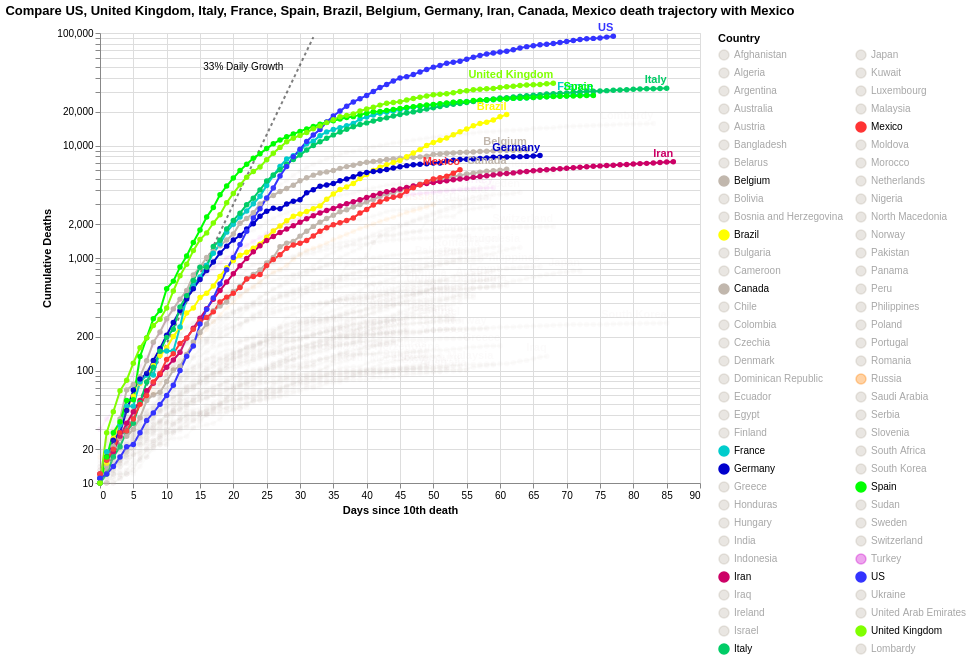

Source (Vega-Lite JSON):
### Vega specification from a JSON file in a GitHub repository (floating-point values rounded to 4 significant figures; data arrays with more than 128 entries replaced by an {"elided": "..."} marker saying what was removed)
{"$schema": "https://vega.github.io/schema/vega/v5.json", "background": "white", "padding": 5, "width": 600, "height": 450, "title": {"text": "Compare US, United Kingdom, Italy, France, Spain, Brazil, Belgium, Germany, Iran, Canada, Mexico death trajectory with Mexico", "frame": "group"}, "style": "cell", "data": [{"name": "selector001_store", "values": [{"unit": "layer_2_layer_0", "fields": [{"type": "E", "field": "Country", "hasLegend": true}], "values": ["US"]}, {"unit": "layer_2_layer_0", "fields": [{"type": "E", "field": "Country", "hasLegend": true}], "values": ["United Kingdom"]}, {"unit": "layer_2_layer_0", "fields": [{"type": "E", "field": "Country", "hasLegend": true}], "values": ["Italy"]}, {"unit": "layer_2_layer_0", "fields": [{"type": "E", "field": "Country", "hasLegend": true}], "values": ["France"]}, {"unit": "layer_2_layer_0", "fields": [{"type": "E", "field": "Country", "hasLegend": true}], "values": ["Spain"]}, {"unit": "layer_2_layer_0", "fields": [{"type": "E", "field": "Country", "hasLegend": true}], "values": ["Brazil"]}, {"unit": "layer_2_layer_0", "fields": [{"type": "E", "field": "Country", "hasLegend": true}], "values": ["Belgium"]}, {"unit": "layer_2_layer_0", "fields": [{"type": "E", "field": "Country", "hasLegend": true}], "values": ["Germany"]}, {"unit": "layer_2_layer_0", "fields": [{"type": "E", "field": "Country", "hasLegend": true}], "values": ["Iran"]}, {"unit": "layer_2_layer_0", "fields": [{"type": "E", "field": "Country", "hasLegend": true}], "values": ["Canada"]}, {"unit": "layer_2_layer_0", "fields": [{"type": "E", "field": "Country", "hasLegend": true}], "values": ["Mexico"]}, {"unit": "layer_2_layer_0", "fields": [{"type": "E", "field": "Country", "hasLegend": true}], "values": ["Mexico"]}]}, {"name": "data-0a6188da4b4d8d0acbf23ae2b2e41aa8", "values": [{"Days since 10th death": 0, "Confirmed Cases": 10}, {"Days since 10th death": 1, "Confirmed Cases": 13.3}, {"Days since 10th death": 2, "Confirmed Cases": 17.69}, {"Days since 10th death": 3, "Confirmed Cases": 23.53}, {"Days since 10th death": 4, "Confirmed Cases": 31.29}, {"Days since 10th death": 5, "Confirmed Cases": 41.62}, {"Days since 10th death": 6, "Confirmed Cases": 55.35}, {"Days since 10th death": 7, "Confirmed Cases": 73.61}, {"Days since 10th death": 8, "Confirmed Cases": 97.91}, {"Days since 10th death": 9, "Confirmed Cases": 130.2}, {"Days since 10th death": 10, "Confirmed Cases": 173.2}, {"Days since 10th death": 11, "Confirmed Cases": 230.3}, {"Days since 10th death": 12, "Confirmed Cases": 306.4}, {"Days since 10th death": 13, "Confirmed Cases": 407.4}, {"Days since 10th death": 14, "Confirmed Cases": 541.9}, {"Days since 10th death": 15, "Confirmed Cases": 720.7}, {"Days since 10th death": 16, "Confirmed Cases": 958.6}, {"Days since 10th death": 17, "Confirmed Cases": 1275.0}, {"Days since 10th death": 18, "Confirmed Cases": 1696.0}, {"Days since 10th death": 19, "Confirmed Cases": 2255.0}, {"Days since 10th death": 20, "Confirmed Cases": 2999.0}, {"Days since 10th death": 21, "Confirmed Cases": 3989.0}, {"Days since 10th death": 22, "Confirmed Cases": 5306.0}, {"Days since 10th death": 23, "Confirmed Cases": 7056.0}, {"Days since 10th death": 24, "Confirmed Cases": 9385.0}, {"Days since 10th death": 25, "Confirmed Cases": 12480.0}, {"Days since 10th death": 26, "Confirmed Cases": 16600.0}, {"Days since 10th death": 27, "Confirmed Cases": 22080.0}, {"Days since 10th death": 28, "Confirmed Cases": 29370.0}, {"Days since 10th death": 29, "Confirmed Cases": 39060.0}, {"Days since 10th death": 30, "Confirmed Cases": 51950.0}, {"Days since 10th death": 31, "Confirmed Cases": 69090.0}, {"Days since 10th death": 32, "Confirmed Cases": 91890.0}]}, {"name": "data-0d7f94a7204d7b03d11c98fe40c30a03", "format": {}, "values": {"elided": "3959 records"}}, {"name": "data_0", "source": "data-0a6188da4b4d8d0acbf23ae2b2e41aa8", "transform": [{"type": "formula", "expr": "toNumber(datum[\"Days since 10th death\"])", "as": "Days since 10th death"}]}, {"name": "data_1", "source": "data_0", "transform": [{"type": "filter", "expr": "(datum['Days since 10th death'] >= 32)"}, {"type": "filter", "expr": "isValid(datum[\"Days since 10th death\"]) && isFinite(+datum[\"Days since 10th death\"]) && isValid(datum[\"Confirmed Cases\"]) && isFinite(+datum[\"Confirmed Cases\"])"}]}, {"name": "data_2", "source": "data-0d7f94a7204d7b03d11c98fe40c30a03", "transform": [{"type": "formula", "expr": "toDate(datum[\"Date\"])", "as": "Date"}, {"type": "formula", "expr": "toNumber(datum[\"Days since 10th death\"])", "as": "Days since 10th death"}]}, {"name": "data_3", "source": "data_2", "transform": [{"type": "filter", "expr": "isValid(datum[\"Days since 10th death\"]) && isFinite(+datum[\"Days since 10th death\"]) && isValid(datum[\"Confirmed Cases\"]) && isFinite(+datum[\"Confirmed Cases\"])"}]}, {"name": "data_4", "source": "data_2", "transform": [{"type": "filter", "expr": "(datum['Date'] >= 1589932800000)"}, {"type": "filter", "expr": "isValid(datum[\"Days since 10th death\"]) && isFinite(+datum[\"Days since 10th death\"]) && isValid(datum[\"Confirmed Cases\"]) && isFinite(+datum[\"Confirmed Cases\"])"}]}], "signals": [{"name": "unit", "value": {}, "on": [{"events": "mousemove", "update": "isTuple(group()) ? group() : unit"}]}, {"name": "selector001_Country_legend", "on": [{"events": [{"source": "view", "type": "click", "markname": "Country_legend_symbols"}, {"source": "view", "type": "click", "markname": "Country_legend_labels"}, {"source": "view", "type": "click", "markname": "Country_legend_entries"}], "update": "datum.value || item().items[0].items[0].datum.value", "force": true}, {"events": [{"source": "view", "type": "click"}], "update": "!event.item || !datum ? null : selector001_Country_legend", "force": true}]}, {"name": "selector001", "update": "vlSelectionResolve(\"selector001_store\", \"union\", true)"}, {"name": "selector001_tuple", "update": "selector001_Country_legend !== null ? {fields: selector001_tuple_fields, values: [selector001_Country_legend]} : null"}, {"name": "selector001_tuple_fields", "value": [{"type": "E", "field": "Country"}]}, {"name": "selector001_toggle", "value": false, "on": [{"events": {"merge": [{"source": "view", "type": "click"}]}, "update": "event.shiftKey"}]}, {"name": "selector001_modify", "on": [{"events": {"signal": "selector001_tuple"}, "update": "modify(\"selector001_store\", selector001_toggle ? null : selector001_tuple, selector001_toggle ? null : true, selector001_toggle ? selector001_tuple : null)"}]}], "marks": [{"name": "layer_0_marks", "type": "line", "style": ["line"], "sort": {"field": "datum[\"Days since 10th death\"]"}, "interactive": false, "from": {"data": "data_0"}, "encode": {"update": {"opacity": {"value": 0.5}, "strokeDash": {"value": [3, 3]}, "stroke": {"value": "black"}, "description": {"signal": "\"Days since 10th death\" + \": \" + (format(datum[\"Days since 10th death\"], \"\")) + \"; \" + \"Confirmed Cases\" + \": \" + (format(datum[\"Confirmed Cases\"], \"\"))"}, "x": {"scale": "x", "field": "Days since 10th death"}, "y": {"scale": "y", "field": "Confirmed Cases"}, "defined": {"signal": "isValid(datum[\"Days since 10th death\"]) && isFinite(+datum[\"Days since 10th death\"]) && isValid(datum[\"Confirmed Cases\"]) && isFinite(+datum[\"Confirmed Cases\"])"}}}}, {"name": "layer_1_marks", "type": "text", "style": ["text"], "interactive": false, "from": {"data": "data_1"}, "encode": {"update": {"align": {"value": "right"}, "text": {"value": "33% Daily Growth"}, "dx": {"value": -30}, "dy": {"value": 30}, "fontSize": {"value": 10}, "fill": {"value": "black"}, "description": {"signal": "\"Days since 10th death\" + \": \" + (format(datum[\"Days since 10th death\"], \"\")) + \"; \" + \"Confirmed Cases\" + \": \" + (format(datum[\"Confirmed Cases\"], \"\"))"}, "x": [{"test": "!isValid(datum[\"Days since 10th death\"]) || !isFinite(+datum[\"Days since 10th death\"])", "value": 0}, {"scale": "x", "field": "Days since 10th death"}], "y": {"scale": "y", "field": "Confirmed Cases"}, "baseline": {"value": "middle"}}}}, {"name": "layer_2_layer_0_pathgroup", "type": "group", "from": {"facet": {"name": "faceted_path_layer_2_layer_0_main", "data": "data_2", "groupby": ["Country"]}}, "encode": {"update": {"width": {"field": {"group": "width"}}, "height": {"field": {"group": "height"}}}}, "marks": [{"name": "layer_2_layer_0_marks", "type": "line", "style": ["line"], "sort": {"field": "datum[\"Days since 10th death\"]"}, "interactive": true, "from": {"data": "faceted_path_layer_2_layer_0_main"}, "encode": {"update": {"stroke": {"scale": "color", "field": "Country"}, "opacity": [{"test": "!(length(data(\"selector001_store\"))) || (vlSelectionTest(\"selector001_store\", datum))", "value": 1}, {"value": 0.05}], "tooltip": {"signal": "{\"Country\": isValid(datum[\"Country\"]) ? datum[\"Country\"] : \"\"+datum[\"Country\"], \"Date\": timeFormat(datum[\"Date\"], '%b %d, %Y'), \"Confirmed Cases\": format(datum[\"Confirmed Cases\"], \"\"), \"Days since 10th death\": format(datum[\"Days since 10th death\"], \"\")}"}, "description": {"signal": "\"Country\" + \": \" + (isValid(datum[\"Country\"]) ? datum[\"Country\"] : \"\"+datum[\"Country\"]) + \"; \" + \"Date\" + \": \" + (timeFormat(datum[\"Date\"], '%b %d, %Y')) + \"; \" + \"Confirmed Cases\" + \": \" + (format(datum[\"Confirmed Cases\"], \"\")) + \"; \" + \"Days since 10th death\" + \": \" + (format(datum[\"Days since 10th death\"], \"\")) + \"; \" + \"Cumulative Deaths\" + \": \" + (format(datum[\"Confirmed Cases\"], \"\"))"}, "x": {"scale": "x", "field": "Days since 10th death"}, "y": {"scale": "y", "field": "Confirmed Cases"}, "defined": {"signal": "isValid(datum[\"Days since 10th death\"]) && isFinite(+datum[\"Days since 10th death\"]) && isValid(datum[\"Confirmed Cases\"]) && isFinite(+datum[\"Confirmed Cases\"])"}}}}]}, {"name": "layer_2_layer_1_marks", "type": "symbol", "style": ["point"], "interactive": false, "from": {"data": "data_3"}, "encode": {"update": {"opacity": [{"test": "!(length(data(\"selector001_store\"))) || (vlSelectionTest(\"selector001_store\", datum))", "value": 1}, {"value": 0.05}], "fill": {"scale": "color", "field": "Country"}, "tooltip": {"signal": "{\"Country\": isValid(datum[\"Country\"]) ? datum[\"Country\"] : \"\"+datum[\"Country\"], \"Date\": timeFormat(datum[\"Date\"], '%b %d, %Y'), \"Confirmed Cases\": format(datum[\"Confirmed Cases\"], \"\"), \"Days since 10th death\": format(datum[\"Days since 10th death\"], \"\")}"}, "ariaRoleDescription": {"value": "point"}, "description": {"signal": "\"Country\" + \": \" + (isValid(datum[\"Country\"]) ? datum[\"Country\"] : \"\"+datum[\"Country\"]) + \"; \" + \"Date\" + \": \" + (timeFormat(datum[\"Date\"], '%b %d, %Y')) + \"; \" + \"Confirmed Cases\" + \": \" + (format(datum[\"Confirmed Cases\"], \"\")) + \"; \" + \"Days since 10th death\" + \": \" + (format(datum[\"Days since 10th death\"], \"\")) + \"; \" + \"Cumulative Deaths\" + \": \" + (format(datum[\"Confirmed Cases\"], \"\"))"}, "x": [{"test": "!isValid(datum[\"Days since 10th death\"]) || !isFinite(+datum[\"Days since 10th death\"])", "value": 0}, {"scale": "x", "field": "Days since 10th death"}], "y": {"scale": "y", "field": "Confirmed Cases"}}}}, {"name": "layer_3_marks", "type": "text", "style": ["text"], "interactive": false, "from": {"data": "data_4"}, "encode": {"update": {"align": {"value": "right"}, "dy": {"value": -8}, "fontWeight": {"value": "bold"}, "fill": {"scale": "color", "field": "Country"}, "opacity": [{"test": "!(length(data(\"selector001_store\"))) || (vlSelectionTest(\"selector001_store\", datum))", "value": 1}, {"value": 0.05}], "tooltip": {"signal": "{\"Country\": isValid(datum[\"Country\"]) ? datum[\"Country\"] : \"\"+datum[\"Country\"], \"Date\": timeFormat(datum[\"Date\"], '%b %d, %Y'), \"Confirmed Cases\": format(datum[\"Confirmed Cases\"], \"\"), \"Days since 10th death\": format(datum[\"Days since 10th death\"], \"\")}"}, "description": {"signal": "\"Country\" + \": \" + (isValid(datum[\"Country\"]) ? datum[\"Country\"] : \"\"+datum[\"Country\"]) + \"; \" + \"Date\" + \": \" + (timeFormat(datum[\"Date\"], '%b %d, %Y')) + \"; \" + \"Confirmed Cases\" + \": \" + (format(datum[\"Confirmed Cases\"], \"\")) + \"; \" + \"Days since 10th death\" + \": \" + (format(datum[\"Days since 10th death\"], \"\")) + \"; \" + \"Cumulative Deaths\" + \": \" + (format(datum[\"Confirmed Cases\"], \"\"))"}, "x": [{"test": "!isValid(datum[\"Days since 10th death\"]) || !isFinite(+datum[\"Days since 10th death\"])", "value": 0}, {"scale": "x", "field": "Days since 10th death"}], "y": {"scale": "y", "field": "Confirmed Cases"}, "text": {"signal": "isValid(datum[\"Country\"]) ? datum[\"Country\"] : \"\"+datum[\"Country\"]"}, "baseline": {"value": "middle"}}}}], "scales": [{"name": "x", "type": "linear", "domain": {"fields": [{"data": "data_0", "field": "Days since 10th death"}, {"data": "data_1", "field": "Days since 10th death"}, {"data": "data_2", "field": "Days since 10th death"}, {"data": "data_3", "field": "Days since 10th death"}, {"data": "data_4", "field": "Days since 10th death"}]}, "range": [0, {"signal": "width"}], "nice": true, "zero": false}, {"name": "y", "type": "log", "domain": {"fields": [{"data": "data_0", "field": "Confirmed Cases"}, {"data": "data_1", "field": "Confirmed Cases"}, {"data": "data_2", "field": "Confirmed Cases"}, {"data": "data_3", "field": "Confirmed Cases"}, {"data": "data_4", "field": "Confirmed Cases"}]}, "range": [{"signal": "height"}, 0], "nice": true}, {"name": "color", "type": "ordinal", "domain": ["Afghanistan", "Algeria", "Argentina", "Australia", "Austria", "Bangladesh", "Belarus", "Belgium", "Bolivia", "Bosnia and Herzegovina", "Brazil", "Bulgaria", "Cameroon", "Canada", "Chile", "Colombia", "Czechia", "Denmark", "Dominican Republic", "Ecuador", "Egypt", "Finland", "France", "Germany", "Greece", "Honduras", "Hungary", "India", "Indonesia", "Iran", "Iraq", "Ireland", "Israel", "Italy", "Japan", "Kuwait", "Luxembourg", "Malaysia", "Mexico", "Moldova", "Morocco", "Netherlands", "Nigeria", "North Macedonia", "Norway", "Pakistan", "Panama", "Peru", "Philippines", "Poland", "Portugal", "Romania", "Russia", "Saudi Arabia", "Serbia", "Slovenia", "South Africa", "South Korea", "Spain", "Sudan", "Sweden", "Switzerland", "Turkey", "US", "Ukraine", "United Arab Emirates", "United Kingdom", "Lombardy"], "range": ["#C1B7AD", "#C1B7AD", "#C1B7AD", "#C1B7AD", "#C1B7AD", "#C1B7AD", "#C1B7AD", "#C1B7AD", "#C1B7AD", "#C1B7AD", "#FFFF00", "#C1B7AD", "#C1B7AD", "#C1B7AD", "#C1B7AD", "#C1B7AD", "#C1B7AD", "#C1B7AD", "#C1B7AD", "#C1B7AD", "#C1B7AD", "#C1B7AD", "#00CCCC", "#0000CC", "#C1B7AD", "#C1B7AD", "#C1B7AD", "#C1B7AD", "#C1B7AD", "#CC0066", "#C1B7AD", "#C1B7AD", "#C1B7AD", "#00CC66", "#C1B7AD", "#C1B7AD", "#C1B7AD", "#C1B7AD", "#FF3333", "#C1B7AD", "#C1B7AD", "#C1B7AD", "#C1B7AD", "#C1B7AD", "#C1B7AD", "#C1B7AD", "#C1B7AD", "#C1B7AD", "#C1B7AD", "#C1B7AD", "#C1B7AD", "#C1B7AD", "#FF8000", "#C1B7AD", "#C1B7AD", "#C1B7AD", "#C1B7AD", "#C1B7AD", "#00FF00", "#C1B7AD", "#C1B7AD", "#C1B7AD", "#CC00CC", "#3333FF", "#C1B7AD", "#C1B7AD", "#80FF00", "#C1B7AD"]}], "axes": [{"scale": "x", "orient": "bottom", "gridScale": "y", "grid": true, "tickCount": {"signal": "ceil(width/40)"}, "domain": false, "labels": false, "aria": false, "maxExtent": 0, "minExtent": 0, "ticks": false, "zindex": 0}, {"scale": "y", "orient": "left", "gridScale": "x", "grid": true, "domain": false, "labels": false, "aria": false, "maxExtent": 0, "minExtent": 0, "ticks": false, "zindex": 0}, {"scale": "x", "orient": "bottom", "grid": false, "title": "Days since 10th death", "labelFlush": true, "labelOverlap": true, "tickCount": {"signal": "ceil(width/40)"}, "zindex": 0}, {"scale": "y", "orient": "left", "grid": false, "title": "Cumulative Deaths", "labelOverlap": "greedy", "zindex": 0}], "legends": [{"columns": 2, "symbolLimit": 100, "stroke": "color", "symbolType": "circle", "title": "Country", "encode": {"labels": {"name": "Country_legend_labels", "interactive": true, "update": {"opacity": [{"test": "(!length(data(\"selector001_store\")) || (selector001[\"Country\"] && indexof(selector001[\"Country\"], datum.value) >= 0))", "value": 1}, {"value": 0.35}]}}, "symbols": {"name": "Country_legend_symbols", "interactive": true, "update": {"opacity": [{"test": "(!length(data(\"selector001_store\")) || (selector001[\"Country\"] && indexof(selector001[\"Country\"], datum.value) >= 0))", "value": 1}, {"value": 0.35}]}}, "entries": {"name": "Country_legend_entries", "interactive": true, "update": {"fill": {"value": "transparent"}}}}, "fill": "color"}], "config": {}}
